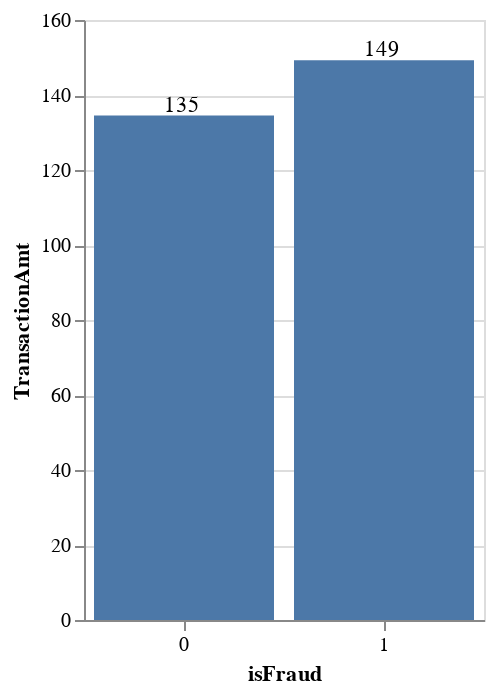

This figure's notebook cell:
### Code cell
bar_chart=alt.Chart(tAmountdf).mark_bar().encode(
    x=alt.X('isFraud:N', axis=alt.Axis(labelAngle=0)),
    y='TransactionAmt:Q')

bar_text = bar_chart.mark_text(align='left', baseline='bottom', dx=-10).encode(text=alt.X('TransactionAmt:Q', format=".0f"))

(bar_chart + bar_text).properties(width=200)

### Figure 1 — Vega-Lite specification as saved in the notebook (floating-point values rounded to 4 significant figures)
{"$schema": "https://vega.github.io/schema/vega-lite/v4.17.0.json", "config": {"view": {"continuousHeight": 300, "continuousWidth": 400}}, "data": {"name": "data-0488c2cc9680591bf39cb644c5b66262"}, "datasets": {"data-0488c2cc9680591bf39cb644c5b66262": [{"TransactionAmt": 134.5, "isFraud": 0}, {"TransactionAmt": 149.2, "isFraud": 1}]}, "layer": [{"encoding": {"x": {"axis": {"labelAngle": 0}, "field": "isFraud", "type": "nominal"}, "y": {"field": "TransactionAmt", "type": "quantitative"}}, "mark": "bar"}, {"encoding": {"text": {"field": "TransactionAmt", "format": ".0f", "type": "quantitative"}, "x": {"axis": {"labelAngle": 0}, "field": "isFraud", "type": "nominal"}, "y": {"field": "TransactionAmt", "type": "quantitative"}}, "mark": {"align": "left", "baseline": "bottom", "dx": -10, "type": "text"}}], "width": 200}
